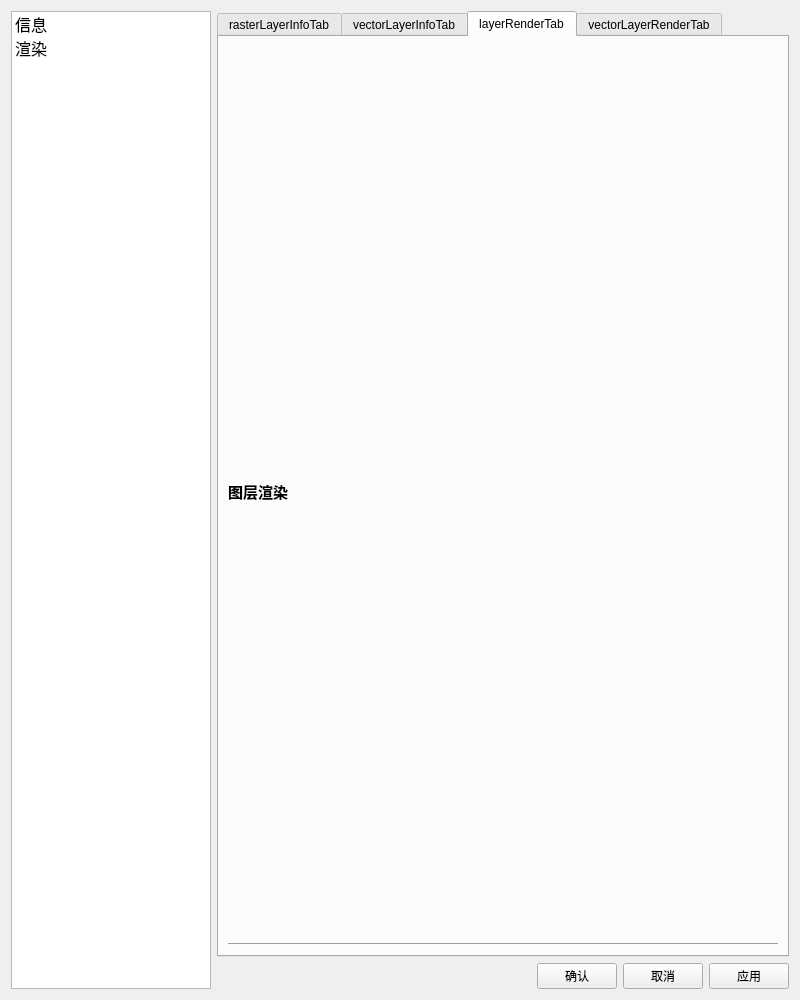
<?xml version="1.0" encoding="UTF-8"?>
<ui version="4.0">
 <class>LayerProp</class>
 <widget class="QWidget" name="LayerProp">
  <property name="geometry">
   <rect>
    <x>0</x>
    <y>0</y>
    <width>800</width>
    <height>1000</height>
   </rect>
  </property>
  <property name="windowTitle">
   <string>图层属性</string>
  </property>
  <layout class="QHBoxLayout" name="horizontalLayout_19">
   <item>
    <widget class="QListWidget" name="listWidget">
     <property name="maximumSize">
      <size>
       <width>200</width>
       <height>16777215</height>
      </size>
     </property>
     <property name="font">
      <font>
       <pointsize>12</pointsize>
      </font>
     </property>
     <item>
      <property name="text">
       <string>信息</string>
      </property>
     </item>
     <item>
      <property name="text">
       <string>渲染</string>
      </property>
     </item>
    </widget>
   </item>
   <item>
    <layout class="QVBoxLayout" name="verticalLayout_7">
     <item>
      <widget class="QTabWidget" name="tabWidget">
       <property name="enabled">
        <bool>true</bool>
       </property>
       <property name="currentIndex">
        <number>2</number>
       </property>
       <widget class="QWidget" name="rasterLayerInfoTab">
        <attribute name="title">
         <string>rasterLayerInfoTab</string>
        </attribute>
        <layout class="QVBoxLayout" name="verticalLayout">
         <item>
          <widget class="QLabel" name="label">
           <property name="font">
            <font>
             <family>Adobe Devanagari</family>
             <pointsize>11</pointsize>
             <weight>75</weight>
             <bold>true</bold>
            </font>
           </property>
           <property name="text">
            <string>常规信息</string>
           </property>
          </widget>
         </item>
         <item>
          <widget class="Line" name="line">
           <property name="orientation">
            <enum>Qt::Horizontal</enum>
           </property>
          </widget>
         </item>
         <item>
          <layout class="QHBoxLayout" name="horizontalLayout">
           <item>
            <widget class="QLabel" name="label_3">
             <property name="maximumSize">
              <size>
               <width>100</width>
               <height>16777215</height>
              </size>
             </property>
             <property name="text">
              <string>名称</string>
             </property>
            </widget>
           </item>
           <item>
            <widget class="QLabel" name="rasterNameLabel">
             <property name="text">
              <string>TextLabel</string>
             </property>
            </widget>
           </item>
          </layout>
         </item>
         <item>
          <layout class="QHBoxLayout" name="horizontalLayout_2">
           <item>
            <widget class="QLabel" name="label_5">
             <property name="maximumSize">
              <size>
               <width>100</width>
               <height>16777215</height>
              </size>
             </property>
             <property name="text">
              <string>路径</string>
             </property>
            </widget>
           </item>
           <item>
            <widget class="QLabel" name="rasterSourceLabel">
             <property name="text">
              <string>TextLabel</string>
             </property>
            </widget>
           </item>
          </layout>
         </item>
         <item>
          <layout class="QHBoxLayout" name="horizontalLayout_3">
           <item>
            <widget class="QLabel" name="label_7">
             <property name="maximumSize">
              <size>
               <width>100</width>
               <height>16777215</height>
              </size>
             </property>
             <property name="text">
              <string>大小合计</string>
             </property>
            </widget>
           </item>
           <item>
            <widget class="QLabel" name="rasterMemoryLabel">
             <property name="text">
              <string>TextLabel</string>
             </property>
            </widget>
           </item>
          </layout>
         </item>
         <item>
          <widget class="QLabel" name="label_9">
           <property name="font">
            <font>
             <family>Adobe Devanagari</family>
             <pointsize>11</pointsize>
             <weight>75</weight>
             <bold>true</bold>
            </font>
           </property>
           <property name="text">
            <string>栅格信息</string>
           </property>
          </widget>
         </item>
         <item>
          <widget class="Line" name="line_3">
           <property name="orientation">
            <enum>Qt::Horizontal</enum>
           </property>
          </widget>
         </item>
         <item>
          <layout class="QHBoxLayout" name="horizontalLayout_4">
           <item>
            <widget class="QLabel" name="label_10">
             <property name="maximumSize">
              <size>
               <width>100</width>
               <height>16777215</height>
              </size>
             </property>
             <property name="text">
              <string>范围</string>
             </property>
            </widget>
           </item>
           <item>
            <widget class="QLabel" name="rasterExtentLabel">
             <property name="text">
              <string>TextLabel</string>
             </property>
            </widget>
           </item>
          </layout>
         </item>
         <item>
          <layout class="QHBoxLayout" name="horizontalLayout_5">
           <item>
            <widget class="QLabel" name="label_12">
             <property name="maximumSize">
              <size>
               <width>100</width>
               <height>16777215</height>
              </size>
             </property>
             <property name="text">
              <string>宽度</string>
             </property>
            </widget>
           </item>
           <item>
            <widget class="QLabel" name="rasterWidthLabel">
             <property name="text">
              <string>TextLabel</string>
             </property>
            </widget>
           </item>
          </layout>
         </item>
         <item>
          <layout class="QHBoxLayout" name="horizontalLayout_6">
           <item>
            <widget class="QLabel" name="label_14">
             <property name="maximumSize">
              <size>
               <width>100</width>
               <height>16777215</height>
              </size>
             </property>
             <property name="text">
              <string>高度</string>
             </property>
            </widget>
           </item>
           <item>
            <widget class="QLabel" name="rasterHeightLabel">
             <property name="text">
              <string>TextLabel</string>
             </property>
            </widget>
           </item>
          </layout>
         </item>
         <item>
          <layout class="QHBoxLayout" name="horizontalLayout_7">
           <item>
            <widget class="QLabel" name="label_16">
             <property name="maximumSize">
              <size>
               <width>100</width>
               <height>16777215</height>
              </size>
             </property>
             <property name="text">
              <string>数据类型</string>
             </property>
            </widget>
           </item>
           <item>
            <widget class="QLabel" name="rasterDataTypeLabel">
             <property name="text">
              <string>TextLabel</string>
             </property>
            </widget>
           </item>
          </layout>
         </item>
         <item>
          <layout class="QHBoxLayout" name="horizontalLayout_8">
           <item>
            <widget class="QLabel" name="label_18">
             <property name="maximumSize">
              <size>
               <width>100</width>
               <height>16777215</height>
              </size>
             </property>
             <property name="text">
              <string>波段数量</string>
             </property>
            </widget>
           </item>
           <item>
            <widget class="QLabel" name="rasterBandNumLabel">
             <property name="text">
              <string>TextLabel</string>
             </property>
            </widget>
           </item>
          </layout>
         </item>
         <item>
          <layout class="QHBoxLayout" name="horizontalLayout_9">
           <item>
            <widget class="QLabel" name="label_20">
             <property name="maximumSize">
              <size>
               <width>100</width>
               <height>16777215</height>
              </size>
             </property>
             <property name="text">
              <string>坐标系</string>
             </property>
            </widget>
           </item>
           <item>
            <widget class="QLabel" name="rasterCrsLabel">
             <property name="text">
              <string>TextLabel</string>
             </property>
            </widget>
           </item>
          </layout>
         </item>
        </layout>
       </widget>
       <widget class="QWidget" name="vectorLayerInfoTab">
        <attribute name="title">
         <string>vectorLayerInfoTab</string>
        </attribute>
        <layout class="QVBoxLayout" name="verticalLayout_4">
         <item>
          <widget class="QLabel" name="label_26">
           <property name="font">
            <font>
             <family>Adobe Devanagari</family>
             <pointsize>11</pointsize>
             <weight>75</weight>
             <bold>true</bold>
            </font>
           </property>
           <property name="text">
            <string>常规信息</string>
           </property>
          </widget>
         </item>
         <item>
          <widget class="Line" name="line_6">
           <property name="orientation">
            <enum>Qt::Horizontal</enum>
           </property>
          </widget>
         </item>
         <item>
          <layout class="QHBoxLayout" name="horizontalLayout_21">
           <item>
            <widget class="QLabel" name="label_25">
             <property name="maximumSize">
              <size>
               <width>100</width>
               <height>16777215</height>
              </size>
             </property>
             <property name="text">
              <string>名称</string>
             </property>
            </widget>
           </item>
           <item>
            <widget class="QLabel" name="vectorNameLabel">
             <property name="text">
              <string>TextLabel</string>
             </property>
            </widget>
           </item>
          </layout>
         </item>
         <item>
          <layout class="QHBoxLayout" name="horizontalLayout_27">
           <item>
            <widget class="QLabel" name="label_32">
             <property name="maximumSize">
              <size>
               <width>100</width>
               <height>16777215</height>
              </size>
             </property>
             <property name="text">
              <string>路径</string>
             </property>
            </widget>
           </item>
           <item>
            <widget class="QLabel" name="vectorSourceLabel">
             <property name="text">
              <string>TextLabel</string>
             </property>
            </widget>
           </item>
          </layout>
         </item>
         <item>
          <layout class="QHBoxLayout" name="horizontalLayout_25">
           <item>
            <widget class="QLabel" name="label_30">
             <property name="maximumSize">
              <size>
               <width>100</width>
               <height>16777215</height>
              </size>
             </property>
             <property name="text">
              <string>大小合计</string>
             </property>
            </widget>
           </item>
           <item>
            <widget class="QLabel" name="vectorMemoryLabel">
             <property name="text">
              <string>TextLabel</string>
             </property>
            </widget>
           </item>
          </layout>
         </item>
         <item>
          <widget class="QLabel" name="label_34">
           <property name="font">
            <font>
             <family>Adobe Devanagari</family>
             <pointsize>11</pointsize>
             <weight>75</weight>
             <bold>true</bold>
            </font>
           </property>
           <property name="text">
            <string>矢量信息</string>
           </property>
          </widget>
         </item>
         <item>
          <widget class="Line" name="line_5">
           <property name="orientation">
            <enum>Qt::Horizontal</enum>
           </property>
          </widget>
         </item>
         <item>
          <layout class="QHBoxLayout" name="horizontalLayout_22">
           <item>
            <widget class="QLabel" name="label_27">
             <property name="maximumSize">
              <size>
               <width>100</width>
               <height>16777215</height>
              </size>
             </property>
             <property name="text">
              <string>范围</string>
             </property>
            </widget>
           </item>
           <item>
            <widget class="QLabel" name="vectorExtentLabel">
             <property name="text">
              <string>TextLabel</string>
             </property>
            </widget>
           </item>
          </layout>
         </item>
         <item>
          <layout class="QHBoxLayout" name="horizontalLayout_28">
           <item>
            <widget class="QLabel" name="label_33">
             <property name="maximumSize">
              <size>
               <width>100</width>
               <height>16777215</height>
              </size>
             </property>
             <property name="text">
              <string>几何图形</string>
             </property>
            </widget>
           </item>
           <item>
            <widget class="QLabel" name="vectorGeoTypeLabel">
             <property name="text">
              <string>TextLabel</string>
             </property>
            </widget>
           </item>
          </layout>
         </item>
         <item>
          <layout class="QHBoxLayout" name="horizontalLayout_26">
           <item>
            <widget class="QLabel" name="label_31">
             <property name="maximumSize">
              <size>
               <width>100</width>
               <height>16777215</height>
              </size>
             </property>
             <property name="text">
              <string>要素总数</string>
             </property>
            </widget>
           </item>
           <item>
            <widget class="QLabel" name="vectorFeatureNumLabel">
             <property name="text">
              <string>TextLabel</string>
             </property>
            </widget>
           </item>
          </layout>
         </item>
         <item>
          <layout class="QHBoxLayout" name="horizontalLayout_29">
           <item>
            <widget class="QLabel" name="label_35">
             <property name="maximumSize">
              <size>
               <width>100</width>
               <height>16777215</height>
              </size>
             </property>
             <property name="text">
              <string>编码</string>
             </property>
            </widget>
           </item>
           <item>
            <widget class="QLabel" name="vectorEncodingLabel">
             <property name="text">
              <string>TextLabel</string>
             </property>
            </widget>
           </item>
          </layout>
         </item>
         <item>
          <layout class="QHBoxLayout" name="horizontalLayout_23">
           <item>
            <widget class="QLabel" name="label_28">
             <property name="maximumSize">
              <size>
               <width>100</width>
               <height>16777215</height>
              </size>
             </property>
             <property name="text">
              <string>坐标系</string>
             </property>
            </widget>
           </item>
           <item>
            <widget class="QLabel" name="vectorCrsLabel">
             <property name="text">
              <string>TextLabel</string>
             </property>
            </widget>
           </item>
          </layout>
         </item>
         <item>
          <layout class="QHBoxLayout" name="horizontalLayout_24">
           <item>
            <widget class="QLabel" name="label_29">
             <property name="maximumSize">
              <size>
               <width>100</width>
               <height>16777215</height>
              </size>
             </property>
             <property name="text">
              <string>数据源</string>
             </property>
            </widget>
           </item>
           <item>
            <widget class="QLabel" name="vectorDpLabel">
             <property name="text">
              <string>TextLabel</string>
             </property>
            </widget>
           </item>
          </layout>
         </item>
        </layout>
       </widget>
       <widget class="QWidget" name="rasterLayerRenderTab">
        <attribute name="title">
         <string>layerRenderTab</string>
        </attribute>
        <layout class="QVBoxLayout" name="verticalLayout_3">
         <item>
          <widget class="QLabel" name="label_2">
           <property name="font">
            <font>
             <pointsize>11</pointsize>
             <weight>75</weight>
             <bold>true</bold>
            </font>
           </property>
           <property name="text">
            <string>图层渲染</string>
           </property>
          </widget>
         </item>
         <item>
          <widget class="Line" name="line_4">
           <property name="orientation">
            <enum>Qt::Horizontal</enum>
           </property>
          </widget>
         </item>
         <item>
          <layout class="QVBoxLayout" name="layerRenderLayout"/>
         </item>
        </layout>
       </widget>
       <widget class="QWidget" name="vectorLayerRenderTab">
        <attribute name="title">
         <string>vectorLayerRenderTab</string>
        </attribute>
        <layout class="QVBoxLayout" name="verticalLayout_5">
         <item>
          <widget class="QLabel" name="label_36">
           <property name="maximumSize">
            <size>
             <width>16777215</width>
             <height>200</height>
            </size>
           </property>
           <property name="font">
            <font>
             <pointsize>11</pointsize>
             <weight>75</weight>
             <bold>true</bold>
            </font>
           </property>
           <property name="text">
            <string>图层渲染</string>
           </property>
          </widget>
         </item>
         <item>
          <widget class="Line" name="line_7">
           <property name="orientation">
            <enum>Qt::Horizontal</enum>
           </property>
          </widget>
         </item>
         <item>
          <layout class="QVBoxLayout" name="layerRenderLayout_2">
           <item>
            <widget class="QComboBox" name="vecterRenderCB">
             <item>
              <property name="text">
               <string>单一渲染</string>
              </property>
             </item>
             <item>
              <property name="text">
               <string>分类渲染</string>
              </property>
             </item>
            </widget>
           </item>
           <item>
            <widget class="QTabWidget" name="comboTabWidget">
             <property name="currentIndex">
              <number>0</number>
             </property>
             <widget class="QWidget" name="singleRender">
              <attribute name="title">
               <string>Tab 1</string>
              </attribute>
              <layout class="QVBoxLayout" name="verticalLayout_8">
               <item>
                <layout class="QVBoxLayout" name="singleRenderLayout"/>
               </item>
              </layout>
             </widget>
             <widget class="QWidget" name="categoryRender">
              <attribute name="title">
               <string>Tab 2</string>
              </attribute>
              <layout class="QVBoxLayout" name="verticalLayout_6">
               <item>
                <layout class="QVBoxLayout" name="cateRenderLayout"/>
               </item>
              </layout>
             </widget>
            </widget>
           </item>
          </layout>
         </item>
        </layout>
       </widget>
      </widget>
     </item>
     <item>
      <layout class="QHBoxLayout" name="horizontalLayout_20">
       <item>
        <spacer name="horizontalSpacer">
         <property name="orientation">
          <enum>Qt::Horizontal</enum>
         </property>
         <property name="sizeHint" stdset="0">
          <size>
           <width>40</width>
           <height>20</height>
          </size>
         </property>
        </spacer>
       </item>
       <item>
        <widget class="QPushButton" name="okPb">
         <property name="text">
          <string>确认</string>
         </property>
        </widget>
       </item>
       <item>
        <widget class="QPushButton" name="cancelPb">
         <property name="text">
          <string>取消</string>
         </property>
        </widget>
       </item>
       <item>
        <widget class="QPushButton" name="applyPb">
         <property name="text">
          <string>应用</string>
         </property>
        </widget>
       </item>
      </layout>
     </item>
    </layout>
   </item>
  </layout>
 </widget>
 <resources/>
 <connections/>
</ui>
